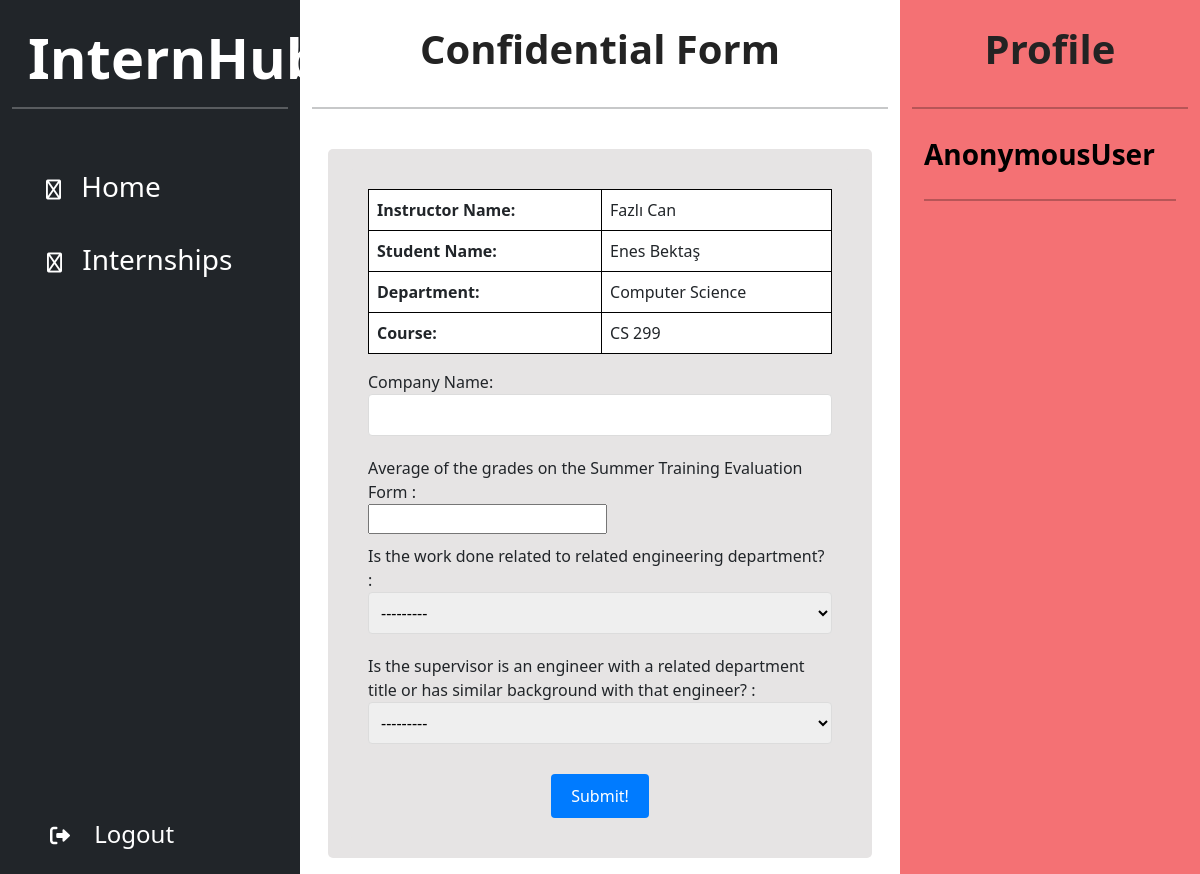
/reports/create-confidential-form/13, run on an earlier commit of the app's database.
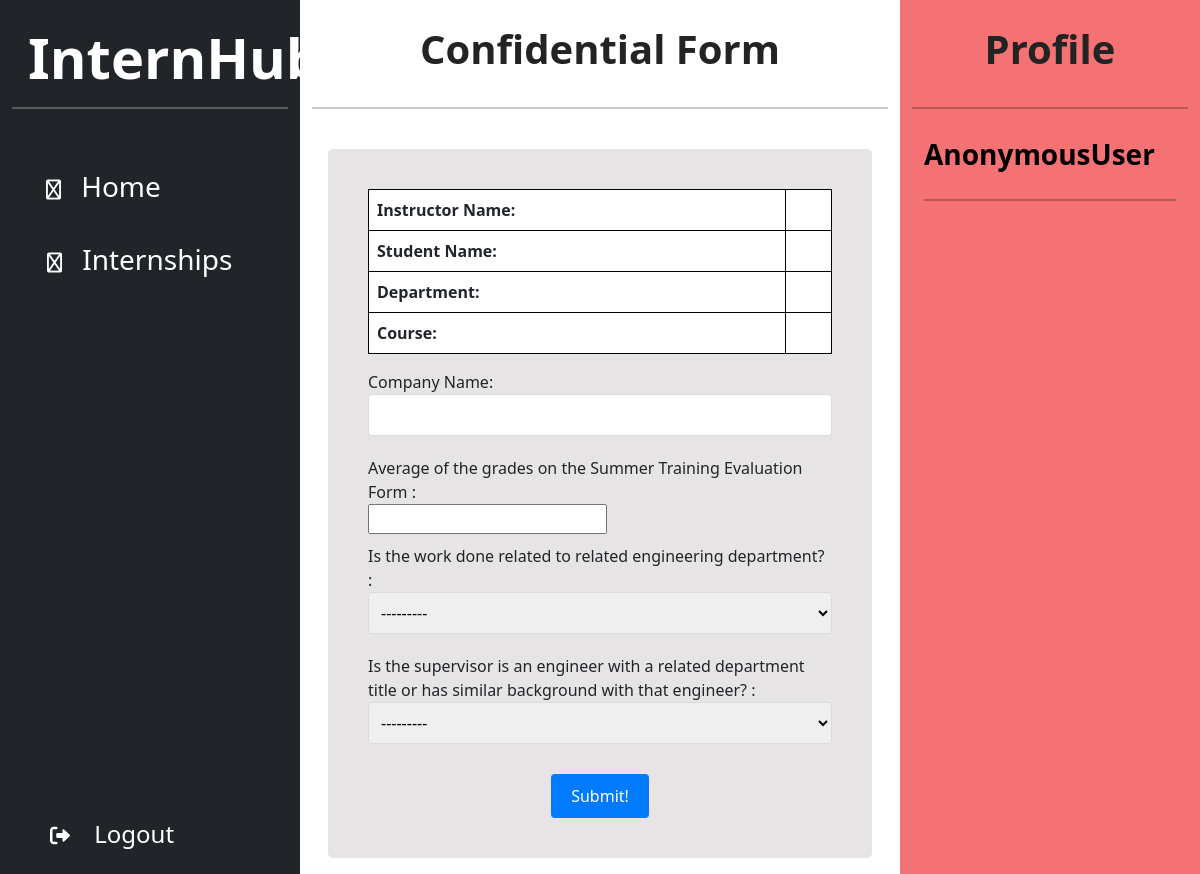
And on a later commit of the database.
### users/models.py (models this page shows, shortened)
class RoleMixin(models.Model):
    class Role(models.TextChoices):
        SUPERUSER = 'SUPERUSER', 'Superuser'
        STUDENT = 'STUDENT', 'Student'
        DEAN = 'DEAN', 'Dean'
        CHAIR = 'CHAIR', 'Chair'
        INSTRUCTOR = 'INSTRUCTOR', 'Instructor'
        DEPARTMENTSECRETARY = 'DEPARTMENT_SECRETARY', 'Department Secretary'
    role = models.CharField(max_length=50, choices=Role.choices, blank=True)
    class Meta:
        abstract = True

class User(AbstractBaseUser, PermissionsMixin, RoleMixin):
    first_name = models.CharField(max_length=50, null=True)
    last_name = models.CharField(max_length=50, null=True)
    email = models.EmailField(max_length=50, unique=True, null=True)
    user_id = models.CharField(max_length=8, unique=True, null=False)
    department = models.ForeignKey(
        EngineeringDepartment, on_delete=models.SET_NULL, null=True)
    created_date = models.DateTimeField(auto_now_add=True)
    modified_date = models.DateTimeField(auto_now=True)
    is_admin = models.BooleanField(default=False)
    is_active = models.BooleanField(default=True)
    is_staff = models.BooleanField(default=False)
    is_superuser = models.BooleanField(default=False)
    USERNAME_FIELD = 'user_id'
    REQUIRED_FIELDS = []
    objects = UserManager()
    user_permissions = models.ManyToManyField(
        Permission, related_name='%(class)spermissions', blank=True)
    def __str__(self):
        if self.first_name is None or self.last_name is None:
            return self.user_id
        return self.first_name + ' ' + self.last_name

class EngineeringDepartment(models.Model):
    code = models.CharField(max_length=5, unique=True)
    name = models.CharField(max_length=50, blank=True)

### reports/views.py (the view, shortened to what this page needs)
# urls.py: path('create-confidential-form/<int:pk>', views.CreateConfidentialForm.as_view(), name='create_cf'),
class CreateConfidentialForm(CreateView):
    form_class = ConfidentialCompanyForm
    template_name = 'reports/create_confidential_form.html'
    model = ConfidentialCompany
    success_url = reverse_lazy('reports:view_internships')
    def get_context_data(self, **kwargs):
        context = super().get_context_data(**kwargs)
        internship_id = self.kwargs["pk"]
        user = self.request.user
        context['full_name'] = str(self.request.user)
        context['user'] = user
        context['check'] = True
        if Internship.objects.filter(id=internship_id).exists():
            internship = Internship.objects.get(id=internship_id)
            context['student_name'] = (internship.student)
            context['department'] = internship.student.department.name
            if internship.instructor is not None:
                context['instructor_name'] = (internship.instructor)
            else:
                context['instructor_name'] = "Not Assigned Yet"
            context['course'] = internship.student.department.code + " " + internship.course.code
        return context

### users/models.py (called while the page is built)
    def __str__(self):
        return self.first_name + " " + self.last_name

### reports/templates/reports/create_confidential_form.html (shortened to what the changed rows need)
{% extends 'main/home.html' %}
{% load static %}
{% block styling %}
    <link rel="stylesheet" type="text/css" href="{% static 'main/home.css' %}">
{% endblock %}
{% block body %}
    <div class="container-fluid">
        <div class="row flex-nowrap">
            {% block middle-column %}
                <div class="col-auto col-6" id="middle-column">
                    <div id="company-list-div">
                        <h1 class="display-6 text-center fw-semibold" id="titles">Confidential Form</h1>
                        <div class="card border-0" style="height: 85vh;">
                            <div class="card-body overflow-auto">
                                <div class="form-page">
                                    <div class="form">
                                        <form method="post" class="form">
                                            <table class="table table-bordered" style="border-color:#000000">
                                                <tr>
                                                    <th class="fw-bold">Instructor Name:</th>
                                                    <td>{{ instructor_name }}</td>
                                                </tr>
                                                <tr>
                                                    <th class="fw-bold">Student Name:</th>
                                                    <td>{{ student_name }}</td>
                                                </tr>
                                                <tr>
                                                    <th class="fw-bold">Department:</th>
                                                    <td>{{ department }}</td>
                                                </tr>
                                                <tr>
                                                    <th class="fw-bold">Course:</th>
                                                    <td>{{ course }}</td>
                                                </tr>
                                            </table>
                                        </form>
                                    </div>
                                </div>
                            </div>
                        </div>
                    </div>
                </div>
            {% endblock %}
            {% block right-column %}
                <div class="col text-white" id="side-bar-right">
                    <h1 class="display-6 fw-semibold text-center" id="titles">Profile</h1>
                </div>
            {% endblock %}
        </div>
    </div>
{% endblock %}

What changed in the data, as far as the page shows it:
removed User: first_name+last_name "Fazlı Can"
removed User: first_name+last_name "Enes Bektaş"
removed EngineeringDepartment: name "Computer Science"
Also different on the page:
{{ course }}: "CS 299" → (not shown)
